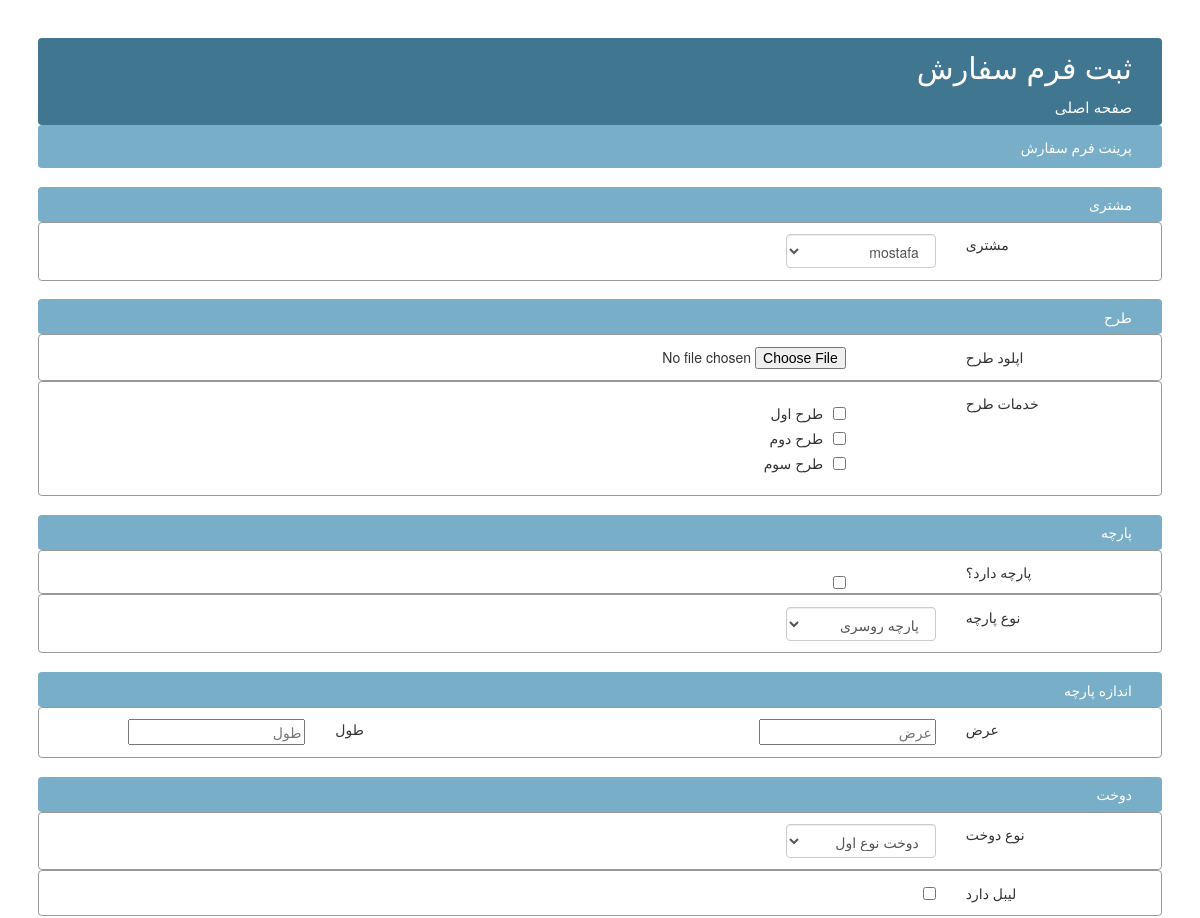
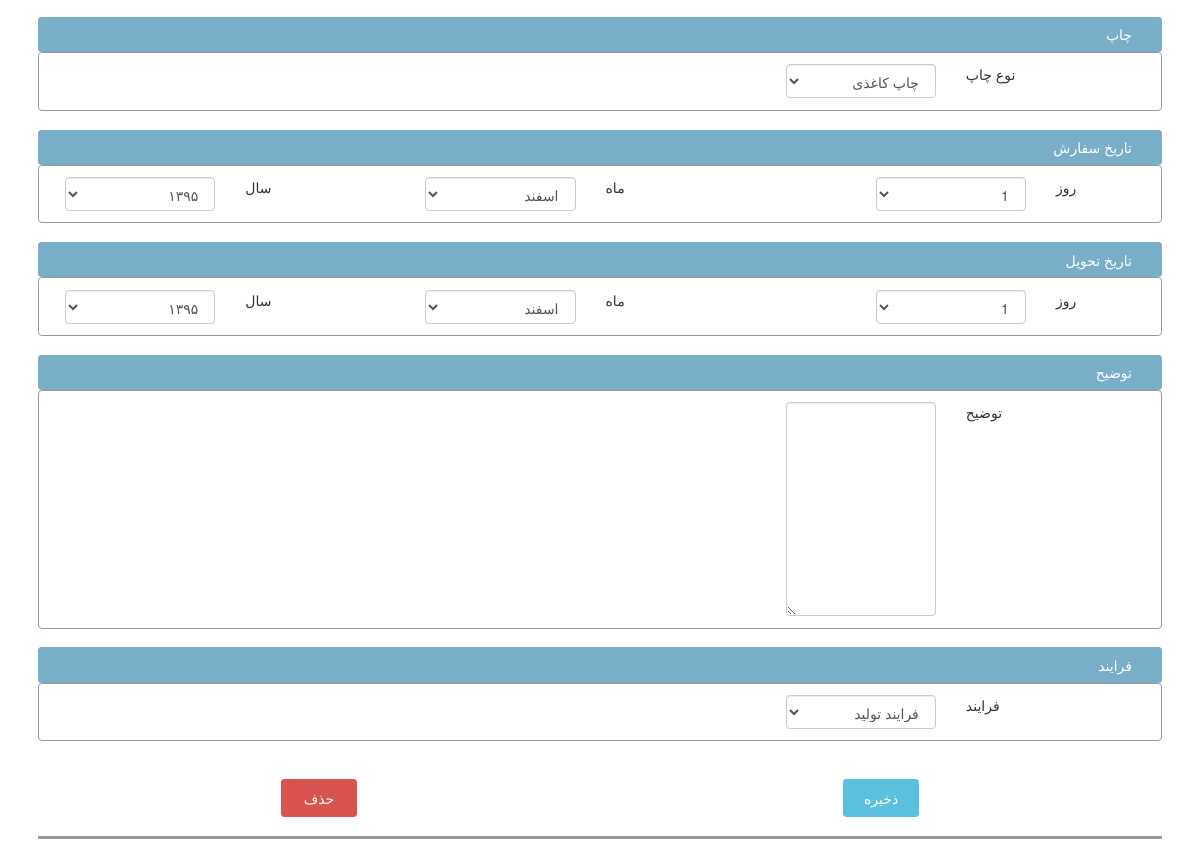
The page /reserve/adminsite/reserveForm/addForm/ on the database its author committed (2 pictures, top to bottom).
### ReserveForm/models.py (models this page shows, shortened)
class ServiceTarh(models.Model):
    name = models.CharField(max_length=100, verbose_name='نام',)
    price = models.IntegerField(verbose_name='قیمت',)
    class Meta:
        verbose_name_plural = '4. خدمات مربوط به طرح'

### ReserveForm/views.py (the view)
def reserveForm_add_form(request):
    if request.method == 'POST':
        form = ReserveForm.objects.create()
        forms.save_reserveForm(form, request.POST)
        return redirect(reverse('ReserveFormListAdmin'))
    customers = Customer.objects.all()
    services = ServiceTarh.objects.all()
    parches = Parche.objects.all()
    dookhts = Dookht.objects.all()
    chaps = Chap.objects.all()
    processes = Process.objects.all()
    context = {'customers':customers, 'parches':parches, 'services':services, 'dookhts':dookhts, 'chaps':chaps,
               'processes':processes, 'daysChoice':dayChoice, 'monthChoice':monthChoice, 'yearChoice':yearChoice}
    return render(request, 'addFormAdminReserveForm.html', context)

### templates/addFormAdminReserveForm.html (shortened to what this page needs)
<!DOCTYPE html>
{% load static %}
<html lang="en">
<head>
    <link href="{% static 'css/bootstrap.min.css' %}" type="text/css" rel="stylesheet">
    <link href="{% static 'css/headerChangeForm.css' %}" type="text/css" rel="stylesheet">
    <link href="{% static 'css/changeFormAdminReserveForm.css' %}" type="text/css" rel="stylesheet">
</head>
<body>
<div id="main-wrapper">
    <div id="title">
        <div id="title-page">ثبت فرم سفارش</div>
        <div id="link-to-mainpage"><a href="{% url 'AdminIndex' %}">صفحه اصلی</a></div>
    </div>
    <div id="header">
        <div class="print-link">پرینت فرم سفارش</div>
    </div>
    <div class="field-wrapper container-fluid">
        <div class="field-wrapper-header row">مشتری</div>
        <div class="field-input-wrapper row">
            <div class="field-label col-md-2 col-md-push-10">مشتری</div>
            <div class="field-input col-md-2 col-md-push-6">
                <select class="form-control">
                    {% for customer in customers %}
                        {% if customer.id == currentCustomer.id %}
                            <option value="{{ customer.id }}" selected>{{ customer.name }}</option>
                        {% else %}
                            <option value="{{ customer.id }}">{{ customer.name }}</option>
                        {% endif %}
                    {% endfor %}
                </select>
            </div>
        </div>
    </div>
    <div class="field-wrapper container-fluid">
        <div class="field-wrapper-header row">طرح</div>
        <div class="field-input-wrapper row">
            <div class="field-label col-md-2 col-md-push-10">اپلود طرح</div>
            <div class="field-input col-md-2 col-md-push-5">
                <input id="input-1a" type="file" class="file" data-show-preview="false">
            </div>
        </div>
        <div class="field-input-wrapper row">
            <div class="field-label col-md-2 col-md-push-10">خدمات طرح</div>
            <div class="field-input col-md-2 col-md-push-5">
                {% for service in services %}
                    <div class="checkbox">
                        {% if service in formServices|dictsort:"id" %}
                            <input type="checkbox" value="{{ service.id }}" checked><div class="checkbox-label">{{ service.name }}</div>
                        {% else %}
                            <input type="checkbox" value="{{ service.id }}"><div class="checkbox-label">{{ service.name }}</div>
                        {% endif %}
                    </div>
                {% endfor %}
            </div>
        </div>
    </div>
    <div class="field-wrapper container-fluid">
        <div class="field-wrapper-header row">پارچه</div>
        <div class="field-input-wrapper row">
            <div class="field-label col-md-2 col-md-push-10">پارچه دارد؟</div>
            <div class="field-input col-md-2 col-md-push-5">
                <div class="checkbox" value="hasParche"><input type="checkbox"></div>
            </div>
        </div>
        <div class="field-input-wrapper row">
            <div class="field-label col-md-2 col-md-push-10">نوع پارچه</div>
            <div class="field-input col-md-2 col-md-push-6">
                <select class="form-control">
                    {% for parche in parches %}
                        {% if parche.id == form.parche.id %}
                            <option value="{{ parche.id }}" selected>{{ parche.name }}</option>
                        {% else %}
                            <option value="{{ parche.id }}">{{ parche.name }}</option>
                        {% endif %}
                    {% endfor %}
                </select>
            </div>
        </div>
    </div>
    <div class="field-wrapper container-fluid">
        <div class="field-wrapper-header row">اندازه پارچه</div>
        <div class="field-input-wrapper row">
            <div class="field-label col-md-1 col-md-push-10">عرض</div>
            <div class="field-input col-md-2 col-md-push-7">
                <input type="number" placeholder="عرض" value="{{ form.parcheWidth }}">
            </div>
            <div class="field-label col-md-1 col-md-pull-0">طول</div>
            <div class="field-input col-md-2 col-md-pull-3">
                <input type="number" placeholder="طول" value="{{ form.parcheHeight }}">
            </div>
        </div>
    </div>
    <div class="field-wrapper container-fluid">
        <div class="field-wrapper-header row">دوخت</div>
        <div class="field-input-wrapper row">
            <div class="field-label col-md-1 col-md-push-10">نوع دوخت</div>
            <div class="field-input col-md-2 col-md-push-7">
                <select class="form-control" title="نوع دوخت">
                    {% for dookht in dookhts %}
                        {% if dookht.id == form.dookht.id %}
                            <option value="{{ dookht.id }}" selected>{{ dookht.name }}</option>
                        {% else %}
                            <option value="{{ dookht.id }}">{{ dookht.name }}</option>
                        {% endif %}
                    {% endfor %}
                </select>
            </div>
        </div>
        <div class="field-input-wrapper row">
            <div class="field-label col-md-1 col-md-push-10">لیبل دارد</div>
            <div class="field-input col-md-2 col-md-push-7">
                <input type="checkbox" value="{{ form.parcheWidth }}" >
            </div>
        </div>
    </div>
    <div class="field-wrapper container-fluid">
        <div class="field-wrapper-header row">چاپ</div>
        <div class="field-input-wrapper row">
            <div class="field-label col-md-1 col-md-push-10">نوع چاپ</div>
            <div class="field-input col-md-2 col-md-push-7">
                <select class="form-control" title="چاپ">
                    {% for chap in chaps %}
                        {% if chap.id == form.chap.id %}
                            <option value="{{ chap.id }}" selected>{{ chap.name }}</option>
                        {% else %}
                            <option value="{{ chap.id }}">{{ chap.name }}</option>
                        {% endif %}
                    {% endfor %}
                </select>
            </div>
        </div>
    </div>
    <div class="field-wrapper container-fluid">
        <div class="field-wrapper-header row">تاریخ سفارش</div>
        <div class="field-input-wrapper row">
            <div class="field-label col-md-1 col-md-push-11">روز</div>
            <div class="field-input col-md-2 col-md-push-8">
                <select class="form-control" title="روز">
                    {% for day in daysChoice %}
                        {% if form.reserveDay == day.0 %}
                            <option value="{{ day.0 }}" selected>{{ day.1 }}</option>
                        {% else %}
                            <option value="{{ day.0 }}">{{ day.1 }}</option>
                        {% endif %}
                    {% endfor %}
                </select>
            </div>
            <div class="field-label col-md-1 col-md-push-3">ماه</div>
            <div class="field-input col-md-2 col-md-push-0">
                <select class="form-control" title="ماه">
                    {% for month in monthChoice %}
                        {% if form.reserveMonth == day.0 %}
                            <option value="{{ month.0 }}" selected>{{ month.1 }}</option>
                        {% else %}
                            <option value="{{ month.0 }}">{{ month.1 }}</option>
                        {% endif %}
                    {% endfor %}
                </select>
            </div>
            <div class="field-label col-md-1 col-md-pull-4">سال</div>
            <div class="field-input col-md-2 col-md-pull-7">
                <select class="form-control" title="سال">
                    {% for year in yearChoice %}
                        {% if form.reserveYear == year.0 %}
                            <option value="{{ year.0 }}" selected>{{ year.1 }}</option>
                        {% else %}
                            <option value="{{ year.0 }}">{{ year.1 }}</option>
                        {% endif %}
                    {% endfor %}
                </select>
            </div>
        </div>
    </div>
    <div class="field-wrapper container-fluid">
        <div class="field-wrapper-header row">تاریخ تحویل</div>
        <div class="field-input-wrapper row">
            <div class="field-label col-md-1 col-md-push-11">روز</div>
            <div class="field-input col-md-2 col-md-push-8">
                <select class="form-control" title="روز">
                    {% for day in daysChoice %}
                        {% if form.deliveryDay == day.0 %}
                            <option value="{{ day.0 }}" selected>{{ day.1 }}</option>
                        {% else %}
                            <option value="{{ day.0 }}">{{ day.1 }}</option>
                        {% endif %}
                    {% endfor %}
                </select>
            </div>
            <div class="field-label col-md-1 col-md-push-3">ماه</div>
            <div class="field-input col-md-2 col-md-push-0">
                <select class="form-control" title="ماه">
                    {% for month in monthChoice %}
                        {% if form.deliveryMonth == day.0 %}
                            <option value="{{ month.0 }}" selected>{{ month.1 }}</option>
                        {% else %}
                            <option value="{{ month.0 }}">{{ month.1 }}</option>
                        {% endif %}
                    {% endfor %}
                </select>
            </div>
            <div class="field-label col-md-1 col-md-pull-4">سال</div>
            <div class="field-input col-md-2 col-md-pull-7">
                <select class="form-control" title="سال">
                    {% for year in yearChoice %}
                        {% if form.deliveryYear == year.0 %}
                            <option value="{{ year.0 }}" selected>{{ year.1 }}</option>
                        {% else %}
                            <option value="{{ year.0 }}">{{ year.1 }}</option>
                        {% endif %}
                    {% endfor %}
                </select>
            </div>
        </div>
    </div>
    <div class="field-wrapper container-fluid">
        <div class="field-wrapper-header row">توضیح</div>
        <div class="field-input-wrapper row">
            <div class="field-label col-md-1 col-md-push-10">توضیح</div>
            <div class="field-input col-md-2 col-md-push-7">
                <textarea class="form-control" type="text" rows="10" cols="50">{{ form.description }}</textarea>
            </div>
        </div>
    </div>
    <div class="field-wrapper container-fluid">
        <div class="field-wrapper-header row">فرایند</div>
        <div class="field-input-wrapper row">
            <div class="field-label col-md-1 col-md-push-10">فرایند</div>
            <div class="field-input col-md-2 col-md-push-7">
                <select class="form-control" title="فرایند">
                    {% for process in processes %}
                        {% if form.process.id == process.id %}
                            <option value="{{ process.id }}" selected>{{ process.name }}</option>
                        {% else %}
                            <option value="{{ process.id }}">{{ process.name }}</option>
                        {% endif %}
                    {% endfor %}
                </select>
            </div>
        </div>
    </div>
    <div class="container-fluid">
        <div class="button-wrapper row">
            <div class="col-md-6">
                <div class="btn-danger">حذف</div>
            </div>
            <div class="col-md-6">
                <div class="btn-info"> ذخیره</div>
            </div>
        </div>
    </div>
</div>
</body>
</html>

### static/css/headerChangeForm.css (style rules this page uses)
#main-wrapper #title { background-color: #417690; color: white; padding-top: 0.2cm; padding-right: 0.8cm; padding-bottom: 0.2cm; border-radius: 0.1cm; }
#main-wrapper #title #title-page { font-size: 0.8cm; margin-bottom: 0.2cm; }
#main-wrapper #title #link-to-mainpage { font-size: 0.4cm; }
a:link { color: white; }
#header { background-color: #79aec8; padding: 0.3cm; padding-right: 0.8cm; color: white; border-radius: 0.1cm; }

### static/css/changeFormAdminReserveForm.css (style rules this page uses)
#main-wrapper { min-width: 20cm; min-height: 10cm; padding: 1cm; padding-top: 1cm; direction: rtl; }
.field-wrapper { margin-top: 0.5cm; border-radius: 0.1cm; }
.field-wrapper .field-wrapper-header { background-color: #79aec8; padding: 0.2cm; padding-right: 0.8cm; color: white; border-radius: 0.1cm; }
.field-input-wrapper { padding: 0.3cm; padding-right: 0.8cm; border: solid #999999 1px; border-radius: 0.1cm; }
.field-input-wrapper .field-label { text-align: left; }
.field-input-wrapper .field-input { text-align: right; }
.checkbox-label { margin-right: 0.6cm; }
.button-wrapper { border-bottom: solid 3px #999999; padding-bottom: 0.5cm; }
.button-wrapper div { margin-top: 1cm; border-radius: 0.1cm; }
.button-wrapper div div { width: 2cm; height: 1cm; text-align: center; margin: 0 auto; padding-top: 0.25cm; }

### rows shown on the page
ServiceTarh: name "طرح اول"
ServiceTarh: name "طرح دوم"
ServiceTarh: name "طرح سوم"

### other values the page prints
form field value "mostafa"
form field value "پارچه روسری"
form field value "دوخت نوع اول"
form field value "چاپ کاغذی"
form field value "1"
form field value "اسفند"
form field value "۱۳۹۵"
form field value "فرایند تولید"
